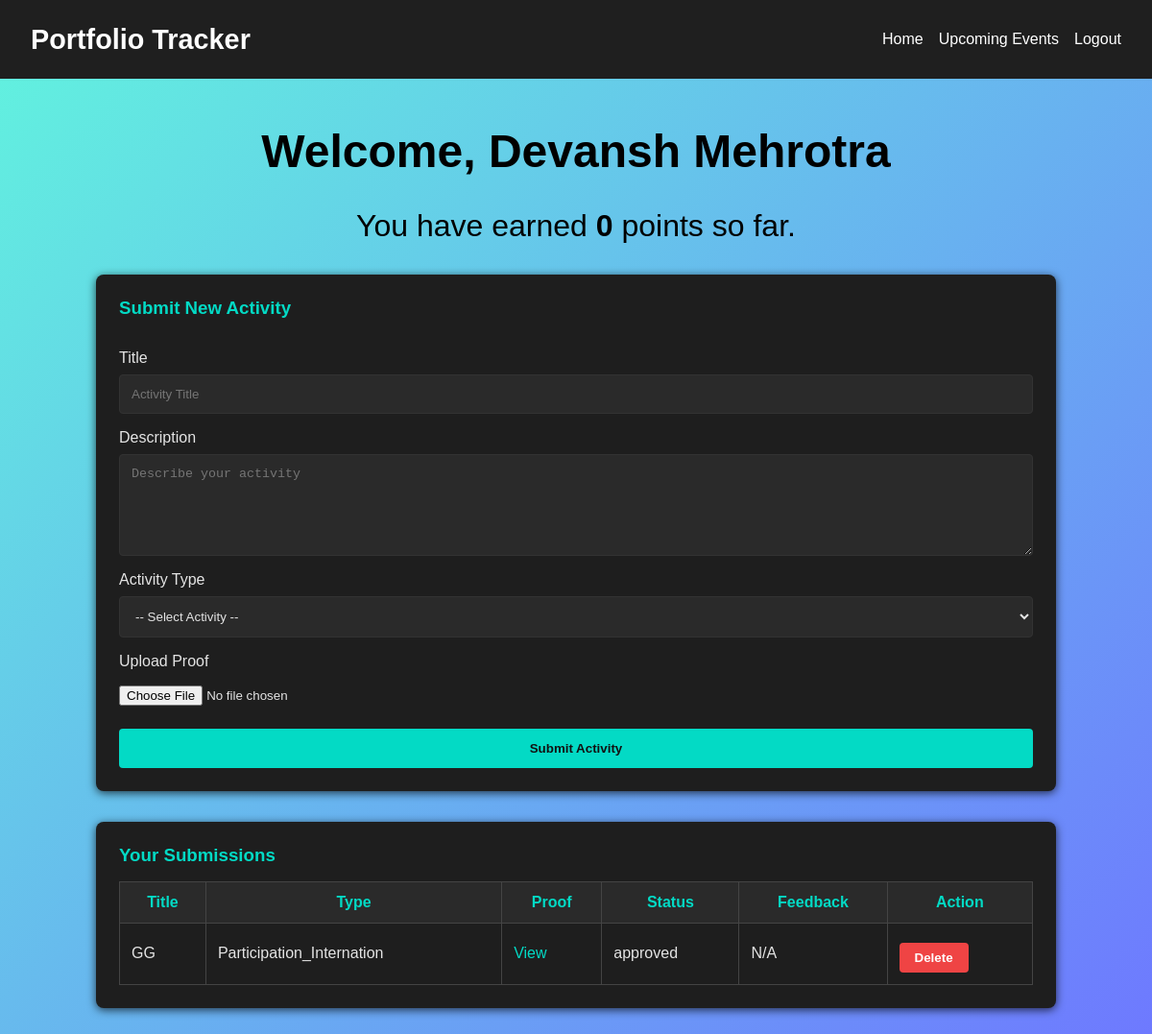
Before: /student (signed in) with the older database file.
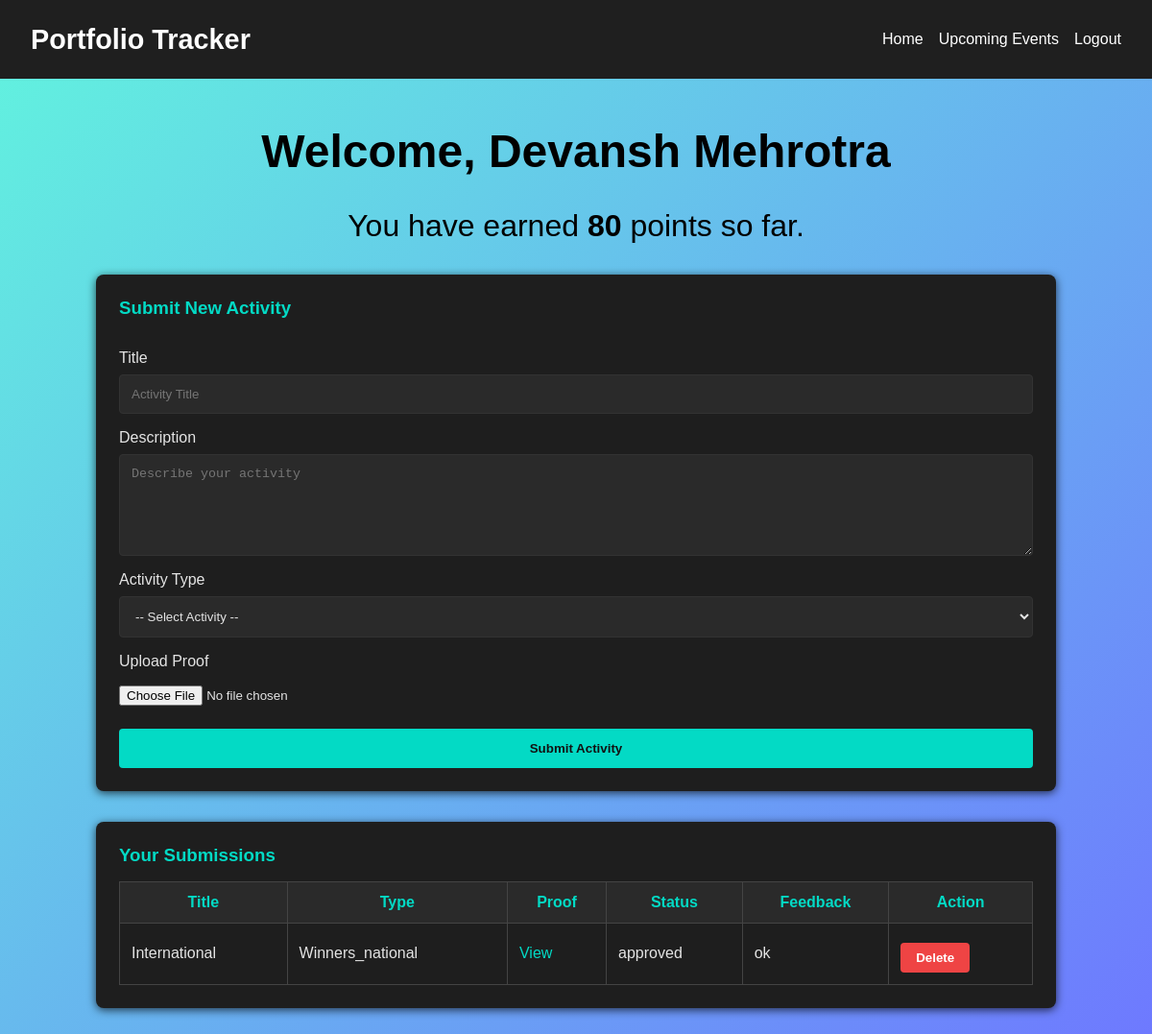
After: the same page with the newer database file.
### database.py (models this page shows)
class User(db.Model):
    id = db.Column(db.Integer, primary_key=True)
    name=db.Column(db.String(100), nullable=True    )
    email = db.Column(db.String(100), unique=True, nullable=False)
    password = db.Column(db.String(200), nullable=False)
    role = db.Column(db.String(10), nullable=False)  # 'student' or 'faculty'
    usn = db.Column(db.String(20), unique=True, nullable=True)  # Changed to nullable=True
    points = db.Column(db.Integer, default=0)

class Activity(db.Model):
    id = db.Column(db.Integer, primary_key=True)
    title = db.Column(db.String(200), nullable=False)
    description = db.Column(db.Text, nullable=False)
    proof = db.Column(db.String(200), nullable=False)
    status = db.Column(db.String(20), default='pending')  # 'pending', 'approved', 'rejected'
    feedback = db.Column(db.Text)  # faculty feedback
    activity_type = db.Column(db.String(50))  # e.g., 'journal_q1q2', 'blood_donation', etc.
    student_id = db.Column(db.Integer, db.ForeignKey('user.id'), nullable=False)
    student = db.relationship('User', backref=db.backref('activities', lazy=True))

### app.py (the view)
@app.route('/student')
def student_dashboard():
    if 'user_id' not in session:
        flash('Please login first.', 'error')
        return redirect(url_for('login'))
    user = User.query.get(session['user_id'])
    db.session.refresh(user)  # Refresh user data
    if user.points >= 100:
        flash('You have reached 100 points and cannot submit more activities.', 'info')
    activities = Activity.query.filter_by(student_id=user.id).all()
    return render_template('student.html', user=user, activities=activities)

### templates/student.html (shortened to what this page needs)
<!DOCTYPE html>
<html>
<head>
</head>
<body>
    <nav class="navbar">
        <h1>Portfolio Tracker</h1>
        <ul class="nav-links">
            <li><a href="{{ url_for('home') }}">Home</a></li>
            <li><a href="{{ url_for('upcoming_events') }}">Upcoming Events</a></li>
            <li><a href="{{ url_for('logout') }}">Logout</a></li>
        </ul>
    </nav>
    <div class="dashboard-container">
        <h2 class="dashboard-title">Welcome, {{ user.name }}</h2>
        <p class="dashboard-subtitle">You have earned <strong>{{ user.points }}</strong> points so far.</p>
        {% if user.points < 100 %}
        <div class="card submission-form">
            <h3>Submit New Activity</h3>
            <form method="POST" action="{{ url_for('submit_activity') }}" enctype="multipart/form-data">
                <label>Title</label>
                <input type="text" name="title" placeholder="Activity Title" required>
                <label>Description</label>
                <textarea name="description" placeholder="Describe your activity" required></textarea>
                <label>Activity Type</label>
                <select name="activity_type" required>
                    <option value="">-- Select Activity --</option>
                </select>
                <label>Upload Proof</label>
                <input type="file" name="proof" required accept=".pdf,.jpg,.jpeg,.png">
                <button type="submit">Submit Activity</button>
            </form>
        </div>
        {% else %}
        <div class="alert">
            <p>You have reached 100 points. No further submissions are allowed.</p>
        </div>
        {% endif %}
        <div class="card activity-list">
            <h3>Your Submissions</h3>
            {% if activities %}
            <table>
                <thead>
                    <tr>
                        <th>Title</th>
                        <th>Type</th>
                        <th>Proof</th>
                        <th>Status</th>
                        <th>Feedback</th>
                        <th>Action</th>
                    </tr>
                </thead>
                <tbody>
                    {% for activity in activities %}
                    <tr>
                        <td>{{ activity.title }}</td>
                        <td>{{ activity.activity_type }}</td>
                        <td><a href="{{ url_for('uploaded_file', filename=activity.proof) }}" target="_blank">View</a></td>
                        <td>{{ activity.status }}</td>
                        <td>{{ activity.feedback or 'N/A' }}</td>
                        <td>
                            <form method="POST" action="{{ url_for('delete_activity', activity_id=activity.id) }}">
                                <button type="submit" class="delete-button">Delete</button>
                            </form>
                        </td>
                    </tr>
                    {% endfor %}
                </tbody>
            </table>
            {% else %}
            <p>No submissions yet.</p>
            {% endif %}
        </div>
    </div>
</body>
</html>

### templates/student.html (style rules this page uses)
body { background: linear-gradient(135deg, #61f4de, #6e78ff); background-blend-mode: hard-light; margin: 0; padding: 0; font-family: 'Montserrat', sans-serif; color: #e4e4e4; }
.navbar { background-color: #1f1f1f; padding: 1rem 2rem; display: flex; justify-content: space-between; align-items: center; }
.navbar h1 { margin: 0; font-size: 1.8rem; color: #ffffff; }
.nav-links { list-style: none; display: flex; gap: 1rem; }
.nav-links li a { color: #ffffff; text-decoration: none; font-weight: 500; transition: color 0.2s ease-in-out; }
.dashboard-container { max-width: 1000px; margin: 3rem auto; padding: 0 1rem; }
.dashboard-title { text-align: center; font-size: 3rem; margin-bottom: 0.5rem; color: #000000; }
.dashboard-subtitle { text-align: center; font-size: 2rem; margin-bottom: 2rem; color: #000000; }
.card { background-color: #1e1e1e; border-radius: 8px; padding: 1.5rem; margin-bottom: 2rem; box-shadow: 0 2px 10px rgba(0,0,0,0.7); }
.card h3 { margin-top: 0; color: #03dac5; margin-bottom: 1rem; }
.submission-form form { display: flex; flex-direction: column; }
.submission-form form label { margin-top: 1rem; font-weight: 500; }
.submission-form form input[type="text"], .submission-form form textarea, .submission-form form select { margin-top: 0.5rem; padding: 0.75rem; border: 1px solid #333333; border-radius: 4px; background-color: #2a2a2a; color: #e4e4e4; }
.submission-form form textarea { min-height: 80px; }
.submission-form form input[type="file"] { margin-top: 1rem; }
.submission-form form button { background-color: #03dac5; color: #121212; border: none; padding: 0.8rem 1.2rem; border-radius: 4px; cursor: pointer; font-weight: 600; margin-top: 1.5rem; transition: background-color 0.2s ease-in-out; }
.activity-list table { width: 100%; border-collapse: collapse; margin-top: 1rem; }
.activity-list table th, .activity-list table td { padding: 0.75rem; border: 1px solid #444444; }
.activity-list table th { background-color: #2a2a2a; color: #03dac5; font-weight: 600; }
.activity-list table td a { color: #03dac5; text-decoration: none; }
.delete-button { background-color: #ef4444; color: #ffffff; margin-top: 0.5rem; border: none; padding: 0.5rem 1rem; border-radius: 4px; cursor: pointer; font-weight: 600; transition: background-color 0.2s ease-in-out; }

Changed rows visible on the page:
removed Activity: title "GG", activity_type "Participation_Internation", status "approved", feedback "N/A"
changed User "Devansh Mehrotra": points "0" → "80"
added Activity: title "International", activity_type "Winners_national", status "approved", feedback "ok"
